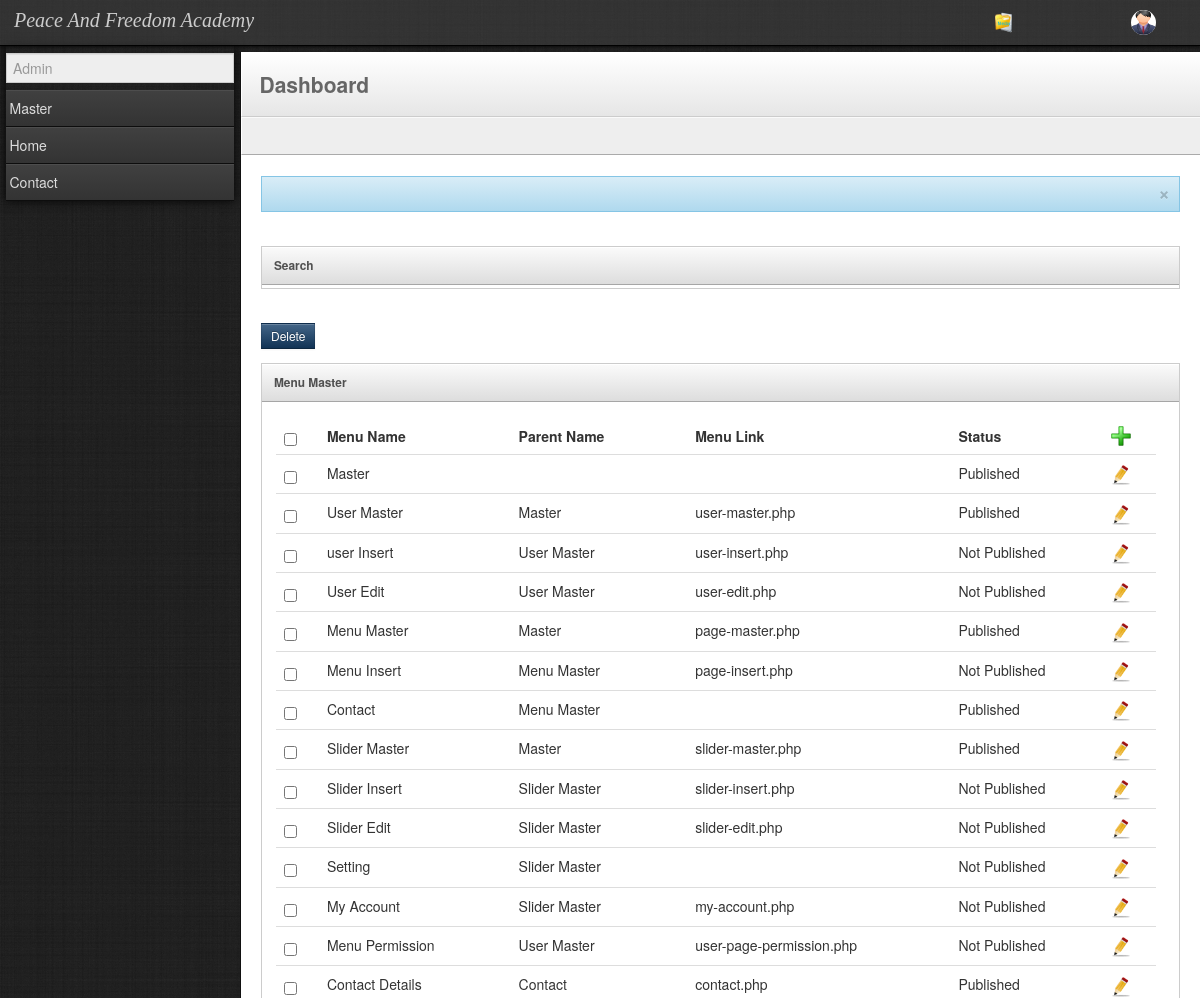
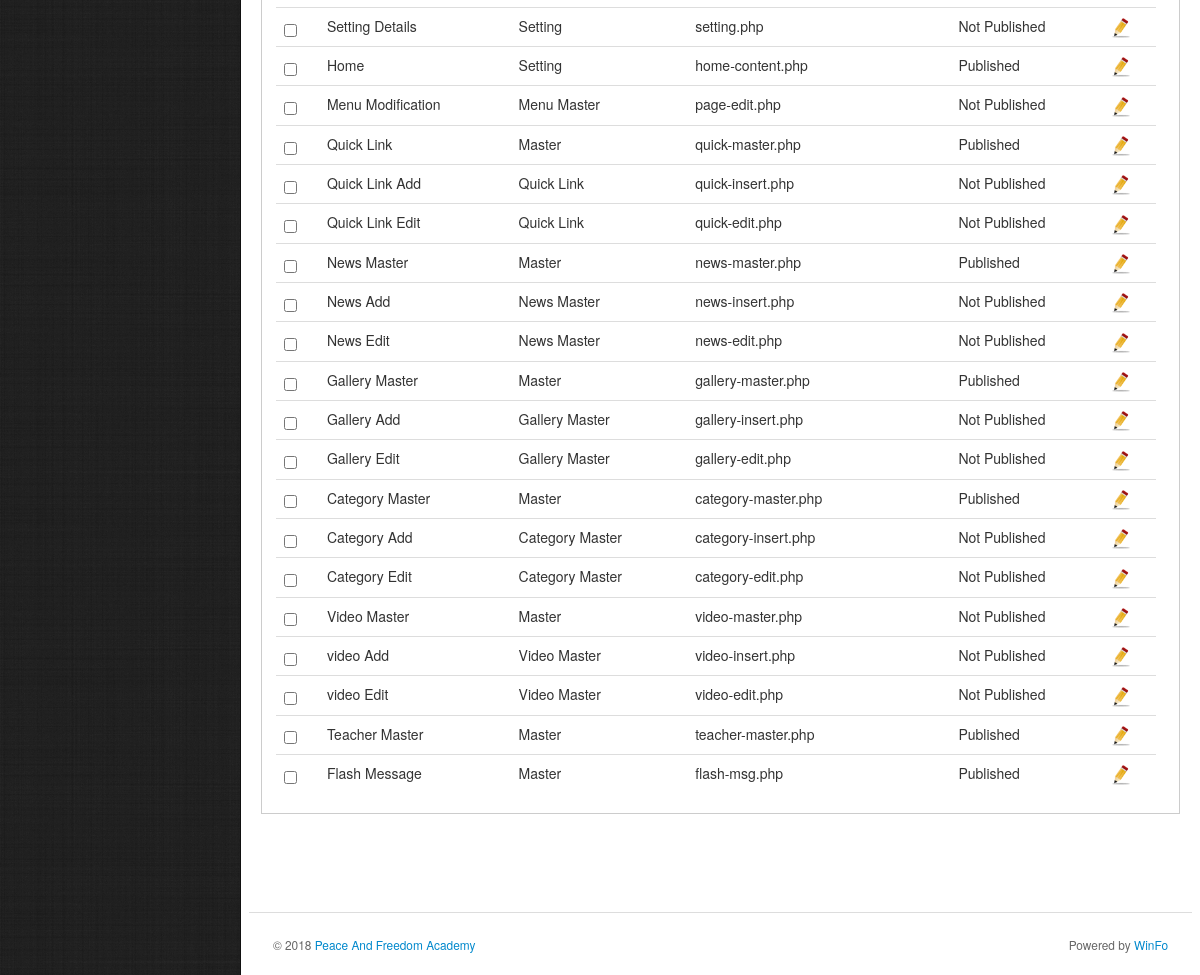
The app's page /admin-panel/menu-master.php (signed in) with its own data (2 pictures, top to bottom).
### tables this page shows
CREATE TABLE `menu_master` (
  `mid` int(4) NOT NULL AUTO_INCREMENT,
  `parent_id` int(4) DEFAULT NULL,
  `sub_id` int(5) NOT NULL,
  `murl` varchar(50) DEFAULT NULL,
  `title` varchar(50) DEFAULT NULL,
  `srl` int(4) DEFAULT NULL,
  `mbody` varchar(50) DEFAULT NULL,
  `img_nm` varchar(30) DEFAULT NULL,
  `show_tag` varchar(1) NOT NULL DEFAULT 'T',
  PRIMARY KEY (`mid`)
);

### admin-panel/inc/operator_class.php (called while the page is built, shortened)
<?php
class Session
{
    var $SessionName='Default';
    function Get($Setting,$Default='')
    {
        if(isset($_SESSION[$this->SessionName][$Setting]) && !empty($_SESSION[$this->SessionName][$Setting]))
            return $_SESSION[$this->SessionName][$Setting];
        else
            return $Default;
    }
}
?>

### admin-panel/inc/dblib.inc.php (called while the page is built, shortened)
<?php
 function execSelect($sql)
  {
  global $DBLink;
  $ret=mysql_query($sql,$DBLink)
   or die(mysql_errno().":".mysql_error());
  return $ret;
  }
 function getRows($result)
  {
  return mysql_fetch_array($result);
  }
?>

### admin-panel/menu-master.php (the view, shortened to what this page needs)
<?php
include('./header.php');
?>
<?php
include('./side-bar.php');
?>
<?php
include('./header-bottom.php');
?>
        <div class="container-fluid">
            <div class="row-fluid">
<div class="row-fluid">
    <div class="alert alert-info">
        <button type="button" class="close" data-dismiss="alert">×</button>
       <div id="sub"><?php echo $sub; ?></div>
    </div>
</div>
 <form name="form" method="post" enctype="multipart/form-data" onSubmit="return validate()">
 <div class="row-fluid">
<div class="block span12">
      <a href="#page-stats1" class="block-heading" data-toggle="collapse">Search</a>
        <div id="page-stats1" class="block-body collapse out">
        </div>
    </div>
</div>
 </form>
   <form name="form" method="post" enctype="multipart/form-data" onSubmit="return validate()">
<input type="submit" name="delete" id="delete" value="Delete"  class="btn btn-primary btn-small" />
<div class="row-fluid">
<div class="block span16">
        <p class="block-heading">Menu Master </p>
        <div class="block-body">
     <div class="CSSTableGenerator" style="width:99%; -moz-width:500%;">
           <table class="table" id="tab1">
              <thead>
                <tr>
                  <th><input type="checkbox" name="checkAll" id="checkAll" /></th>
                  <th>Menu Name</th>
                  <th>Parent Name</th>
                  <th>Menu Link</th>
                  <th>Status</th>
                  <th><a href="./menu-insert.php"><img src="images/add.png" style="height:20px; "/></a></th>
                </tr>
              </thead>
              <tbody>
                       <?php
     $sqle=" select mid,mbody,parent_id,sub_id,murl,show_tag ";
	 $sqle.=" from menu_master ";
	 $sqle.="  order by mid,parent_id,sub_id";
	 $rese=execSelect($sqle);
	while($rowe=getRows($rese))
	  {
        $e_mbody=$rowe['mbody'];
		$e_mid=$rowe['mid'];
		$e_sub_id=$rowe['sub_id'];
        $e_parent_id=$rowe['parent_id'];
		$e_show_tag=$rowe['show_tag'];
		$e_smurl=$rowe['murl'];
		if($e_show_tag=="T"){
			$show="Published";
		}
		else{
			$show="Not Published";
		}
		?>
                <tr>
                <td><input type="checkbox" name="check[]" id="check" value="<?php echo $e_mid; ?>"/></td>
                  <td><?php echo $e_mbody; ?></td>
        <td>
		<?php
     $sqlf=" select mbody ";
	 $sqlf.=" from menu_master where  ";
	 if(!($e_sub_id)){
	  $sqlf.="mid='$e_parent_id'   ";
	 }
	 else{
	 $sqlf.="mid='$e_sub_id'  ";
	 }
	 $resf=execSelect($sqlf);
	while($rowf=getRows($resf))
	  {
        $e_p_nm=$rowf['mbody'];
	  }
	  echo $e_p_nm;
		?></td>
                   <td><?php echo $e_smurl; ?></td>
                  <td><?php echo $show; ?></td>
                  <td><a href="menu-edit.php?hr_id=<?php echo $e_mid;?>"><img src="images/edit.png" style="height:20px;" /></a></td>
                </tr>
         <?php
	  }
	  ?>
              </tbody>
            </table>
            </div>
        </div>
    </div>
</div>
 </form>
<?php
include('./footer.php');
?>

### admin-panel/side-bar.php (shortened to what this page needs)
<div class="sidebar-nav">
        <form class="search form-inline">
            <input type="text" name="search" id="search" placeholder="<?php echo $ses_user_nm; ?>" readonly="readonly" >
        </form>
        <?php
        $sql="select * from menu_master ";
        $sql.="where parent_id='0' and show_tag='T' ";
        $sql.="order by srl";
        $sth = $conn->prepare($sql);
        $sth->execute();
        $row = $sth->fetchAll();
        foreach ($row as $key => $value)
        {
              $mbody=$value['mbody'];
              $murl=$value['murl'];
              $mid1=$value['mid'];
        ?>
       <?php
        $sqlc ="select count(mid) as cnt from menu_master ";
        $sqlc.="where parent_id=:mid1 and show_tag='T' ";
        $sthc = $conn->prepare($sqlc);
        $sthc->bindParam(':mid1', $mid1);
        $sthc->execute();
        $rowc = $sthc->fetchAll();
        foreach ($rowc as $keyc => $valuec)
        {
        $cnt=$valuec['cnt'];
        }
        if($cnt>=1){
          $murl1="#$mbody-menu";
        }
        else{
            $murl1="./$murl";
        }
        ?>
 <a href="<?php echo $murl1; ?>" class="nav-header" <?php if($cnt>=1){?>data-toggle="collapse"<?php }?>><?php echo $mbody; ?></a>
         <?php
  }
    ?>
  </div>

### records on screen
menu_master: mbody "Master", show_tag "Published"
menu_master: mbody "Home", murl "home-content.php", show_tag "Published"
menu_master: mbody "Contact", show_tag "Published"
menu_master: mbody "User Master", menu_master.mbody "Master", murl "user-master.php", show_tag "Published"
menu_master: mbody "user Insert", menu_master.mbody "User Master", murl "user-insert.php", show_tag "Not Published"
menu_master: mbody "User Edit", menu_master.mbody "User Master", murl "user-edit.php", show_tag "Not Published"
menu_master: mbody "Menu Master", menu_master.mbody "Master", murl "page-master.php", show_tag "Published"
menu_master: mbody "Menu Insert", menu_master.mbody "Menu Master", murl "page-insert.php", show_tag "Not Published"
menu_master: mbody "Slider Master", menu_master.mbody "Master", murl "slider-master.php", show_tag "Published"
menu_master: mbody "Slider Insert", menu_master.mbody "Slider Master", murl "slider-insert.php", show_tag "Not Published"
menu_master: mbody "Slider Edit", menu_master.mbody "Slider Master", murl "slider-edit.php", show_tag "Not Published"
menu_master: mbody "Setting", show_tag "Not Published"
menu_master: mbody "My Account", murl "my-account.php", show_tag "Not Published"
menu_master: mbody "Menu Permission", menu_master.mbody "User Master", murl "user-page-permission.php", show_tag "Not Published"
menu_master: mbody "Contact Details", menu_master.mbody "Contact", murl "contact.php", show_tag "Published"
menu_master: mbody "Setting Details", menu_master.mbody "Setting", murl "setting.php", show_tag "Not Published"
menu_master: mbody "Menu Modification", menu_master.mbody "Menu Master", murl "page-edit.php", show_tag "Not Published"
menu_master: mbody "Quick Link", menu_master.mbody "Master", murl "quick-master.php", show_tag "Published"
menu_master: mbody "Quick Link Add", menu_master.mbody "Quick Link", murl "quick-insert.php", show_tag "Not Published"
menu_master: mbody "Quick Link Edit", menu_master.mbody "Quick Link", murl "quick-edit.php", show_tag "Not Published"
menu_master: mbody "News Master", menu_master.mbody "Master", murl "news-master.php", show_tag "Published"
menu_master: mbody "News Add", menu_master.mbody "News Master", murl "news-insert.php", show_tag "Not Published"
menu_master: mbody "News Edit", menu_master.mbody "News Master", murl "news-edit.php", show_tag "Not Published"
menu_master: mbody "Gallery Master", menu_master.mbody "Master", murl "gallery-master.php", show_tag "Published"
menu_master: mbody "Gallery Add", menu_master.mbody "Gallery Master", murl "gallery-insert.php", show_tag "Not Published"
menu_master: mbody "Gallery Edit", menu_master.mbody "Gallery Master", murl "gallery-edit.php", show_tag "Not Published"
menu_master: mbody "Category Master", menu_master.mbody "Master", murl "category-master.php", show_tag "Published"
menu_master: mbody "Category Add", menu_master.mbody "Category Master", murl "category-insert.php", show_tag "Not Published"
menu_master: mbody "Category Edit", menu_master.mbody "Category Master", murl "category-edit.php", show_tag "Not Published"
menu_master: mbody "Video Master", menu_master.mbody "Master", murl "video-master.php", show_tag "Not Published"
menu_master: mbody "video Add", menu_master.mbody "Video Master", murl "video-insert.php", show_tag "Not Published"
menu_master: mbody "video Edit", menu_master.mbody "Video Master", murl "video-edit.php", show_tag "Not Published"
menu_master: mbody "Teacher Master", menu_master.mbody "Master", murl "teacher-master.php", show_tag "Published"
menu_master: mbody "Flash Message", menu_master.mbody "Master", murl "flash-msg.php", show_tag "Published"

### other values on screen
$ses_comp_nm "Peace And Freedom Academy"
